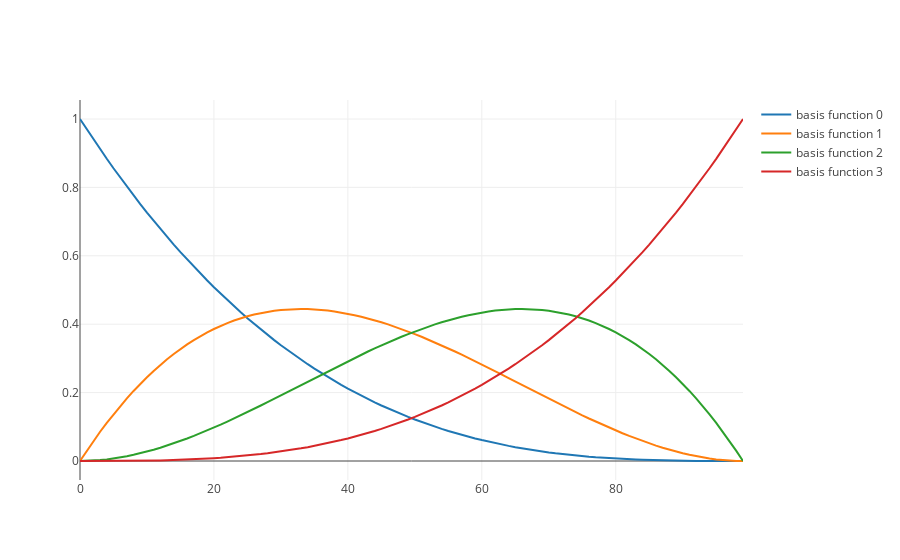

Notebook cell for this chart:
### Markdown cell above
Plotting a NURBS basis then becomes straightforward.

### Code cell
knots = np.array([0., 0., 0., 0., 1., 1., 1., 1.])
u = np.linspace(knots[0], 0.99999 * knots[-1], 100)

basis = basis_matrix(knots, u)

data = []
for i in range(4):
    data.append(go.Scatter(
        #x = random_x,
        y = basis[i,:],
        mode = 'lines',
        name = f'basis function {i}'
    ))
po.iplot(data, filename='basis')
